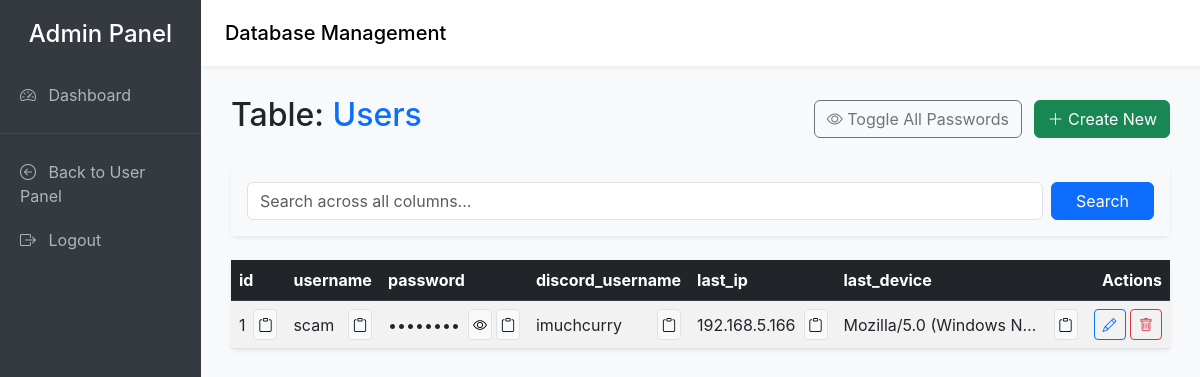
/admin/users (signed in), run on an earlier commit of the app's database.
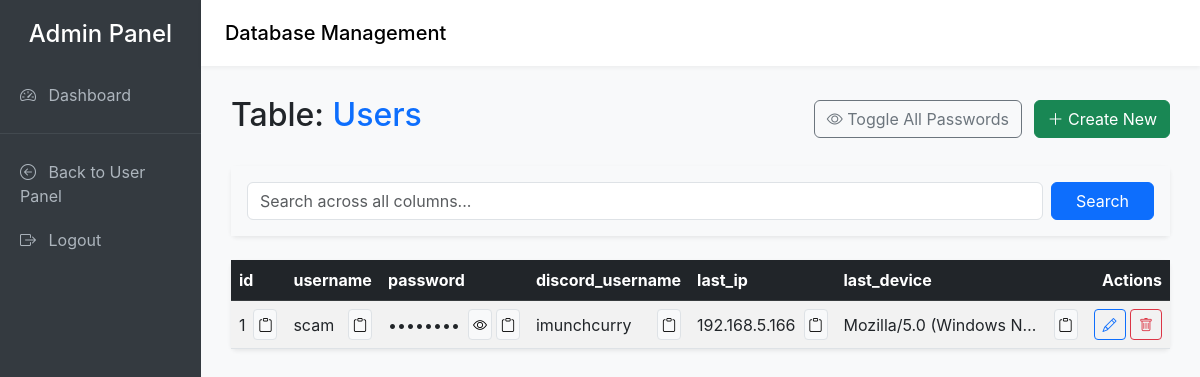
And on a later commit of the database.
### tables this page shows
CREATE TABLE users (
                id INTEGER PRIMARY KEY AUTOINCREMENT,
                username TEXT UNIQUE NOT NULL,
                password TEXT NOT NULL,
                discord_username TEXT,
                last_ip TEXT,
                last_device TEXT
            );

### admin.py (the view)
@admin_bp.route('/<table>')
@admin_required
def view_table(table):
    db = get_db()
    tables = [row['name'] for row in db.execute("SELECT name FROM sqlite_master WHERE type='table'").fetchall()]
    if table not in tables:
        flash("Table not found.", "error")
        return redirect(url_for('admin.dashboard'))
    search = request.args.get('q', '')
    columns = db.execute(f"PRAGMA table_info({table})").fetchall()
    column_names = [col['name'] for col in columns]
    query = f"SELECT * FROM {table}"
    params = []
    if search:
        search_clauses = [f"{col} LIKE ?" for col in column_names]
        query += " WHERE " + " OR ".join(search_clauses)
        params = [f"%{search}%" for _ in column_names]
    query += " ORDER BY id DESC LIMIT 100" # Basic pagination/limit
    rows = db.execute(query, params).fetchall()
    return render_template('table.html', table=table, columns=column_names, rows=rows, search=search)

### admin.py (called while the page is built)
def get_db():
    db = getattr(g, '_database', None)
    if db is None:
        db = g._database = sqlite3.connect('panel.db')
        db.row_factory = sqlite3.Row
    return db

def admin_required(f):
    @wraps(f)
    def decorated_function(*args, **kwargs):
        if 'username' not in session or session['username'] != 'scam':
            flash("You do not have permission to access the admin panel.", "error")
            return redirect('/')
        return f(*args, **kwargs)
    return decorated_function

### app.py (called while the page is built)
@app.teardown_appcontext
def close_connection(exception):
    db = getattr(g, '_database', None)
    if db is not None:
        db.close()

### templates/admin/table.html (shortened to what this page needs)
{% extends "layout.html" %}
{% block content %}
<div class="d-flex justify-content-between align-items-center mb-4">
    <h2>Table: <span class="text-primary text-capitalize">{{ table }}</span></h2>
    <div>
        <button class="btn btn-outline-secondary me-2" id="toggleAllPasswords"><i class="bi bi-eye"></i> Toggle All Passwords</button>
        <a href="{{ url_for('admin.create_row', table=table) }}" class="btn btn-success"><i class="bi bi-plus-lg"></i> Create New</a>
    </div>
</div>
<div class="card shadow-sm border-0 mb-4">
    <div class="card-body bg-light">
        <form method="GET" action="{{ url_for('admin.view_table', table=table) }}" class="d-flex">
            <input type="text" name="q" class="form-control me-2" placeholder="Search across all columns..." value="{{ search }}">
            <button type="submit" class="btn btn-primary px-4">Search</button>
        </form>
    </div>
</div>
<div class="card shadow-sm border-0">
    <div class="card-body p-0 table-responsive">
        <table class="table table-hover table-striped mb-0">
            <thead class="table-dark">
                <tr>
                    {% for col in columns %}
                    <th>{{ col }}</th>
                    {% endfor %}
                    <th class="text-end">Actions</th>
                </tr>
            </thead>
            <tbody>
                {% for row in rows %}
                <tr>
                    {% for col in columns %}
                    <td style="max-width: 250px;">
                        <div class="d-flex align-items-center justify-content-between">
                            {% if col == 'password' or (row[col]|string).startswith('scrypt:') %}
                            <span class="text-truncate password-field" data-raw="{{ row[col] }}" title="Hidden">••••••••</span>
                            <div class="ms-2 d-flex flex-nowrap">
                                <button type="button" class="btn btn-sm btn-light border p-1 me-1 toggle-password" title="Toggle Visibility"><i class="bi bi-eye"></i></button>
                                <button type="button" class="btn btn-sm btn-light border p-1 copy-btn" data-clipboard-text="{{ row[col] }}" title="Copy"><i class="bi bi-clipboard"></i></button>
                            </div>
                            {% else %}
                            <span class="text-truncate" title="{{ row[col] }}">{{ row[col] }}</span>
                            <button type="button" class="btn btn-sm btn-light border p-1 ms-2 flex-shrink-0 copy-btn" data-clipboard-text="{{ row[col] }}" title="Copy"><i class="bi bi-clipboard"></i></button>
                            {% endif %}
                        </div>
                    </td>
                    {% endfor %}
                    <td class="text-end text-nowrap align-middle">
                        <a href="{{ url_for('admin.edit_row', table=table, id=row['id']) }}" class="btn btn-sm btn-outline-primary"><i class="bi bi-pencil"></i></a>
                        <form action="{{ url_for('admin.delete_row', table=table, id=row['id']) }}" method="POST" class="d-inline" onsubmit="return confirm('Are you sure you want to delete this record? This cannot be undone.');">
                            <button type="submit" class="btn btn-sm btn-outline-danger"><i class="bi bi-trash"></i></button>
                        </form>
                    </td>
                </tr>
                {% else %}
                <tr>
                    <td colspan="{{ columns|length + 1 }}" class="text-center py-4 text-muted">No records found.</td>
                </tr>
                {% endfor %}
            </tbody>
        </table>
    </div>
</div>
{% endblock %}

### templates/admin/layout.html (shortened to what this page needs)
<!DOCTYPE html>
<html lang="en">
<head>
    <link href="https://cdn.jsdelivr.net/npm/bootstrap@5.3.0/dist/css/bootstrap.min.css" rel="stylesheet">
    <link rel="stylesheet" href="https://cdn.jsdelivr.net/npm/bootstrap-icons@1.10.5/font/bootstrap-icons.css">
</head>
<body>
    <div class="d-flex">
        <div class="sidebar" style="width: 250px;">
            <h4 class="text-center mb-4 text-white">Admin Panel</h4>
            <a href="{{ url_for('admin.dashboard') }}" class="{% if request.endpoint == 'admin.dashboard' %}active{% endif %}">
                <i class="bi bi-speedometer2 me-2"></i> Dashboard
            </a>
            <hr class="text-secondary">
            <a href="{{ url_for('panel_dashboard') }}"><i class="bi bi-arrow-left-circle me-2"></i> Back to User Panel</a>
            <a href="{{ url_for('admin.logout') }}"><i class="bi bi-box-arrow-right me-2"></i> Logout</a>
        </div>
        <div class="flex-grow-1">
            <nav class="navbar navbar-expand-lg navbar-light py-3 px-4">
                <span class="navbar-brand mb-0 h1">Database Management</span>
            </nav>
            <div class="content">
                {% block content %}{% endblock %}
            </div>
        </div>
    </div>
</body>
</html>

### templates/admin/layout.html (style rules this page uses)
body { font-family: 'Inter', sans-serif; background-color: #f8f9fa; }
.sidebar { min-height: 100vh; background: #343a40; color: white; padding-top: 20px; }
.sidebar a { color: #adb5bd; text-decoration: none; padding: 10px 20px; display: block; }
.content { padding: 30px; }
.navbar { background-color: #fff; box-shadow: 0 2px 4px rgba(0,0,0,0.05); }

What changed in the data, as far as the page shows it:
changed users "scam": discord_username "imuchcurry" → "imunchcurry" (drawn)
Also different on the page:
new list line: "imunchcurry"
list line gone: "imuchcurry"
